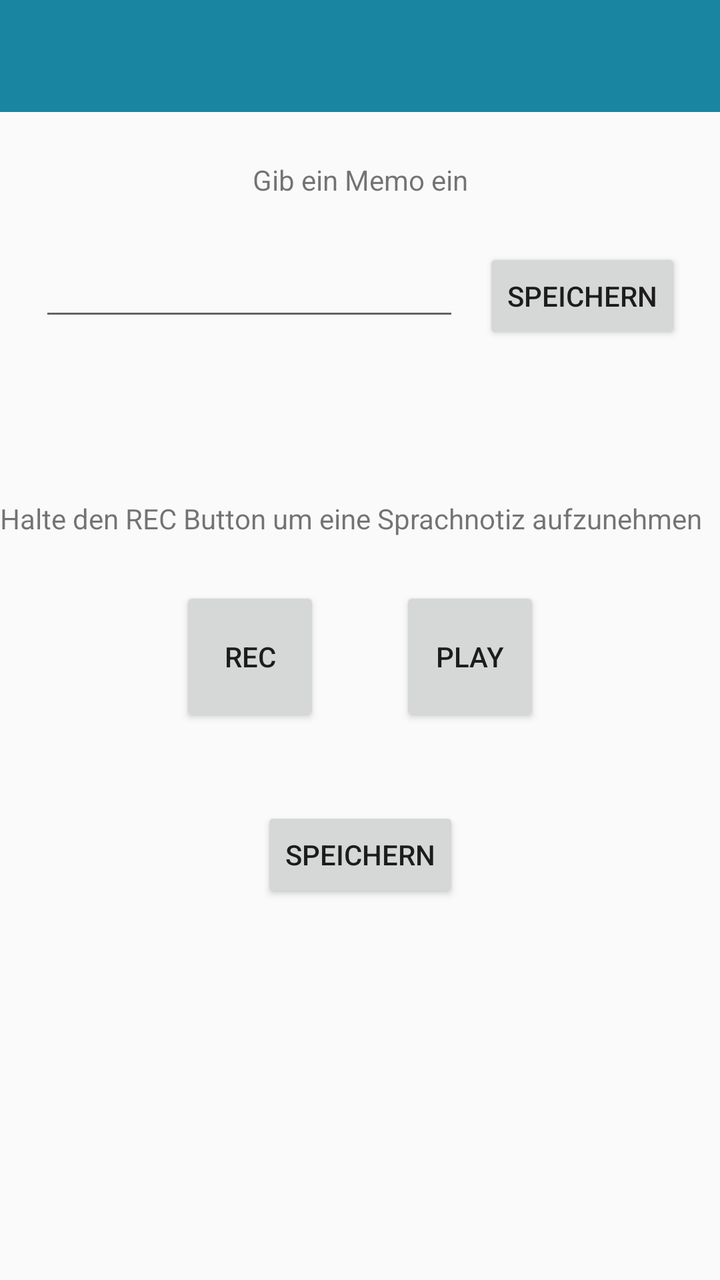
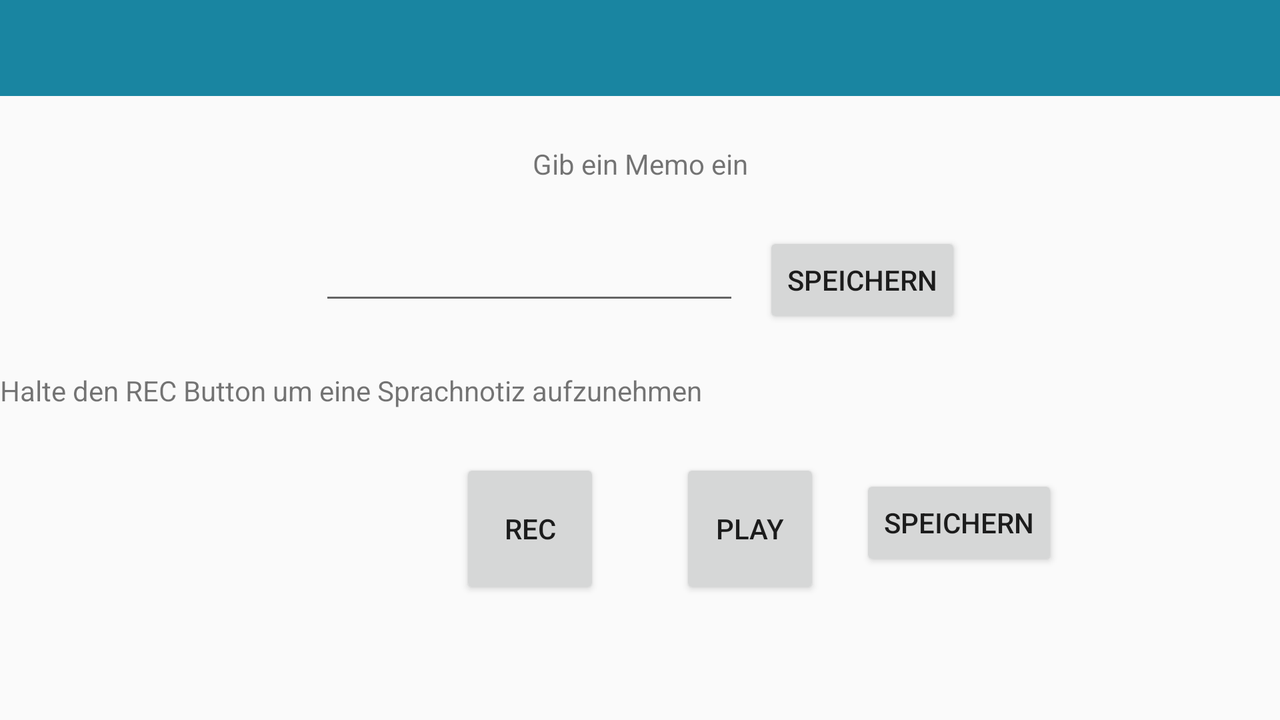

Compare how this app lays out the same screen by default and in its alternative resource folder. The renders come first, then the two layout files and the values they reference.
<!-- AndroidManifest.xml: application theme Theme.AppCompat.Light.NoActionBar -->
<!-- res/layout/activity_main.xml -->
<?xml version="1.0" encoding="utf-8"?>
<android.support.constraint.ConstraintLayout xmlns:android="http://schemas.android.com/apk/res/android"
    xmlns:app="http://schemas.android.com/apk/res-auto"
    xmlns:tools="http://schemas.android.com/tools"
    android:layout_width="match_parent"
    android:layout_height="match_parent"
    tools:context="com.example.bmrsqd.memo.MainActivity"
    tools:layout_editor_absoluteY="25dp">

    <include
        android:id="@+id/actionbar"
        layout="@layout/actionbar"
        tools:ignore="MissingConstraints"
        tools:layout_editor_absoluteX="0dp"
        tools:layout_editor_absoluteY="62dp">

    </include>

    <EditText
        android:id="@+id/editText"
        android:layout_width="wrap_content"
        android:layout_height="wrap_content"
        android:layout_marginEnd="12dp"
        android:layout_marginTop="68dp"
        android:ems="10"
        android:inputType="textPersonName"
        app:layout_constraintEnd_toStartOf="@+id/button"
        app:layout_constraintHorizontal_chainStyle="packed"
        app:layout_constraintStart_toStartOf="parent"
        app:layout_constraintTop_toBottomOf="@+id/actionbar" />

    <Button
        android:id="@+id/button"
        android:layout_width="wrap_content"
        android:layout_height="wrap_content"
        android:layout_marginTop="68dp"
        android:text="@string/Button1"
        app:layout_constraintEnd_toEndOf="parent"
        app:layout_constraintStart_toEndOf="@+id/editText"
        app:layout_constraintTop_toBottomOf="@+id/actionbar" />

    <TextView
        android:id="@+id/textView4"
        android:layout_width="0dp"
        android:layout_height="0dp"
        android:layout_marginBottom="8dp"
        android:layout_marginTop="8dp"
        android:gravity="center"
        android:text="@string/MainTextViewMemo"
        app:layout_constraintBottom_toTopOf="@+id/editText"
        app:layout_constraintEnd_toEndOf="parent"
        app:layout_constraintHorizontal_bias="0.0"
        app:layout_constraintLeft_toLeftOf="parent"
        app:layout_constraintRight_toRightOf="parent"
        app:layout_constraintStart_toStartOf="parent"
        app:layout_constraintTop_toBottomOf="@+id/actionbar"
        app:layout_constraintVertical_bias="1.0" />

    <TextView
        android:id="@+id/textView5"
        android:layout_width="0dp"
        android:layout_height="52dp"
        android:layout_marginTop="68dp"
        android:gravity="center"
        android:text="@string/MainTextViewAudio"
        app:layout_constraintHorizontal_bias="0.0"
        app:layout_constraintLeft_toLeftOf="parent"
        app:layout_constraintRight_toRightOf="parent"
        app:layout_constraintStart_toStartOf="parent"
        app:layout_constraintTop_toBottomOf="@+id/editText" />

    <Button
        android:id="@+id/button2"
        android:layout_width="70dp"
        android:layout_height="70dp"
        android:layout_marginEnd="20dp"
        android:layout_marginTop="8dp"
        android:text="REC"
        app:layout_constraintEnd_toStartOf="@+id/button3"
        app:layout_constraintHorizontal_bias="0.5"
        app:layout_constraintHorizontal_chainStyle="packed"
        app:layout_constraintStart_toStartOf="parent"
        app:layout_constraintTop_toBottomOf="@+id/textView5" />

    <Button
        android:id="@+id/button3"
        android:layout_width="70dp"
        android:layout_height="70dp"
        android:layout_marginStart="20dp"
        android:layout_marginTop="8dp"
        android:text="Play"
        app:layout_constraintEnd_toEndOf="parent"
        app:layout_constraintHorizontal_bias="0.5"
        app:layout_constraintStart_toEndOf="@+id/button2"
        app:layout_constraintTop_toBottomOf="@+id/textView5" />

    <Button
        android:id="@+id/button4"
        android:layout_width="wrap_content"
        android:layout_height="wrap_content"
        android:layout_marginTop="40dp"
        android:text="SPEICHERN"
        app:layout_constraintLeft_toLeftOf="parent"
        app:layout_constraintRight_toRightOf="parent"
        app:layout_constraintTop_toBottomOf="@+id/button3" />


</android.support.constraint.ConstraintLayout>
<!-- res/layout/actionbar.xml (included above) -->
<?xml version="1.0" encoding="utf-8"?>
<android.support.v7.widget.Toolbar xmlns:android="http://schemas.android.com/apk/res/android"
    xmlns:app="http://schemas.android.com/apk/res-auto"
    android:layout_width="match_parent"
    android:layout_height="wrap_content"
    app:theme="@style/CustomToolbarStyle"
    app:popupTheme="@style/CustomPopupStyle">



</android.support.v7.widget.Toolbar>
<!-- resources referenced by this layout -->
<resources>
  <string name="Button1">Speichern</string>
  <string name="MainTextViewAudio">Halte den REC Button um eine Sprachnotiz aufzunehmen</string>
  <string name="MainTextViewMemo">Gib ein Memo ein</string>
  <style name="CustomPopupStyle" parrent="Theme.AppCompat-Light.NoActionBar">
          <item name="android:background">@color/colorAccent</item>
          <item name="overlapAnchor">false</item>
          <item name="android:dropDownVerticalOffset">-4dp</item>
      </style>
  <style name="CustomToolbarStyle" parrent="Theme.AppCompat">
          <item name="android:background">@color/colorPrimary</item>
          <item name="popupTheme">@style/Theme.AppCompat.Light</item>
          <item name="colorAccent">#fff</item>
      </style>
  <color name="colorAccent">#DCDCDD</color>
  <color name="colorPrimary">#1985A1</color>
</resources>
<!-- res/layout-land/activity_main.xml (the repository's variant of the layout above) -->
<!-- drawn on the phone turned sideways -->
<?xml version="1.0" encoding="utf-8"?>
<android.support.constraint.ConstraintLayout xmlns:android="http://schemas.android.com/apk/res/android"
    xmlns:app="http://schemas.android.com/apk/res-auto"
    xmlns:tools="http://schemas.android.com/tools"
    android:layout_width="match_parent"
    android:layout_height="match_parent"
    tools:context="com.example.bmrsqd.memo.MainActivity"
    tools:layout_editor_absoluteY="25dp">

    <include
        android:id="@+id/actionbar"
        layout="@layout/actionbar"
        tools:ignore="MissingConstraints"
        tools:layout_editor_absoluteX="0dp"
        tools:layout_editor_absoluteY="62dp">

    </include>

    <EditText
        android:id="@+id/editText"
        android:layout_width="wrap_content"
        android:layout_height="wrap_content"
        android:layout_marginEnd="12dp"
        android:layout_marginTop="68dp"
        android:ems="10"
        android:inputType="textPersonName"
        app:layout_constraintEnd_toStartOf="@+id/button"
        app:layout_constraintHorizontal_chainStyle="packed"
        app:layout_constraintStart_toStartOf="parent"
        app:layout_constraintTop_toBottomOf="@+id/actionbar" />

    <Button
        android:id="@+id/button"
        android:layout_width="wrap_content"
        android:layout_height="wrap_content"
        android:layout_marginTop="68dp"
        android:text="@string/Button1"
        app:layout_constraintEnd_toEndOf="parent"
        app:layout_constraintStart_toEndOf="@+id/editText"
        app:layout_constraintTop_toBottomOf="@+id/actionbar" />

    <TextView
        android:id="@+id/textView4"
        android:layout_width="0dp"
        android:layout_height="0dp"
        android:layout_marginBottom="8dp"
        android:layout_marginTop="8dp"
        android:gravity="center"
        android:text="@string/MainTextViewMemo"
        app:layout_constraintBottom_toTopOf="@+id/editText"
        app:layout_constraintEnd_toEndOf="parent"
        app:layout_constraintHorizontal_bias="0.0"
        app:layout_constraintLeft_toLeftOf="parent"
        app:layout_constraintRight_toRightOf="parent"
        app:layout_constraintStart_toStartOf="parent"
        app:layout_constraintTop_toBottomOf="@+id/actionbar"
        app:layout_constraintVertical_bias="1.0" />

    <TextView
        android:id="@+id/textView5"
        android:layout_width="0dp"
        android:layout_height="52dp"
        android:layout_marginTop="12dp"
        android:gravity="center"
        android:text="@string/MainTextViewAudio"
        app:layout_constraintHorizontal_bias="0.0"
        app:layout_constraintLeft_toLeftOf="parent"
        app:layout_constraintRight_toRightOf="parent"
        app:layout_constraintStart_toStartOf="parent"
        app:layout_constraintTop_toBottomOf="@+id/editText" />

    <Button
        android:id="@+id/button2"
        android:layout_width="70dp"
        android:layout_height="70dp"
        android:layout_marginEnd="20dp"
        android:layout_marginTop="8dp"
        android:text="REC"
        app:layout_constraintEnd_toStartOf="@+id/button3"
        app:layout_constraintHorizontal_bias="0.5"
        app:layout_constraintHorizontal_chainStyle="packed"
        app:layout_constraintStart_toStartOf="parent"
        app:layout_constraintTop_toBottomOf="@+id/textView5" />

    <Button
        android:id="@+id/button3"
        android:layout_width="70dp"
        android:layout_height="70dp"
        android:layout_marginStart="20dp"
        android:layout_marginTop="8dp"
        android:text="Play"
        app:layout_constraintEnd_toEndOf="parent"
        app:layout_constraintHorizontal_bias="0.5"
        app:layout_constraintStart_toEndOf="@+id/button2"
        app:layout_constraintTop_toBottomOf="@+id/textView5" />

    <Button
        android:id="@+id/button4"
        android:layout_width="wrap_content"
        android:layout_height="wrap_content"
        android:layout_marginStart="20dp"
        android:layout_marginTop="16dp"
        android:text="SPEICHERN"
        app:layout_constraintRight_toRightOf="parent"
        app:layout_constraintStart_toEndOf="@+id/button3"
        app:layout_constraintTop_toBottomOf="@+id/textView5" />


</android.support.constraint.ConstraintLayout>
